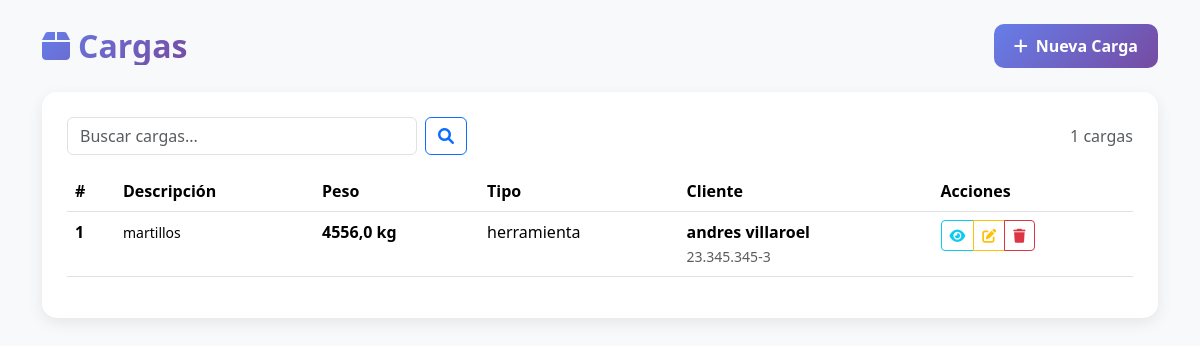
/transporte/cargas/, run on the app's committed database.
### transporte/models.py (models this page shows, shortened)
class Carga(models.Model):
    id = models.AutoField(primary_key=True)
    descripcion = models.CharField(max_length=255)
    peso_kg = models.FloatField()
    tipo_mercancia = models.CharField(max_length=50)
    valor_estimado = models.DecimalField(max_digits=10, decimal_places=2)
    cliente = models.ForeignKey(Cliente, on_delete=models.CASCADE, related_name='cargas')

class Cliente(models.Model):
    id = models.AutoField(primary_key=True)
    nombre = models.CharField(max_length=100)
    rut = models.CharField(max_length=12, unique=True)
    telefono = models.CharField(max_length=15, blank=True, null=True)
    direccion = models.CharField(max_length=200)

### transporte/views.py (the view)
# urls.py: path('cargas/', views.cargas_listado, name='cargas_listado'),
def cargas_listado(request):
    query = request.GET.get('q')
    if query:
        cargas = Carga.objects.filter(
            Q(descripcion__icontains=query) |
            Q(tipo_mercancia__icontains=query) |
            Q(cliente__nombre__icontains=query)
        )
    else:
        cargas = Carga.objects.all()
    return render(request, "transporte/cargas/listado_cargas.html", {"cargas": cargas})

### transporte/templates/transporte/cargas/listado_cargas.html (shortened to what this page needs)
{% load static %}
<!DOCTYPE html>
<html lang="es">
<head>
    <link href="https://cdn.jsdelivr.net/npm/bootstrap@5.3.2/dist/css/bootstrap.min.css" rel="stylesheet">
    <link rel="stylesheet" href="https://cdnjs.cloudflare.com/ajax/libs/font-awesome/6.0.0/css/all.min.css">
</head>
<body>
<div class="container py-4">
    <div class="d-flex justify-content-between align-items-center mb-4">
        <h2 class="title m-0">
            <i class="fas fa-box me-2"></i>Cargas
        </h2>
        <a href="{% url 'transporte:carga_crear' %}" class="btn btn-primary">
            <i class="fas fa-plus me-2"></i>Nueva Carga
        </a>
    </div>
    <div class="table-container">
        <div class="d-flex justify-content-between align-items-center mb-3">
            <form class="d-flex" method="get" style="flex: 1; max-width: 400px;">
                <input class="form-control me-2" type="search" name="q" placeholder="Buscar cargas..." value="{{ request.GET.q }}">
                <button class="btn btn-outline-primary" type="submit">
                    <i class="fas fa-search"></i>
                </button>
            </form>
            <span class="text-muted">{{ cargas.count }} cargas</span>
        </div>
        <div class="table-responsive">
            <table class="table table-hover">
                <thead>
                    <tr>
                        <th>#</th>
                        <th>Descripción</th>
                        <th>Peso</th>
                        <th>Tipo</th>
                        <th>Cliente</th>
                        <th>Acciones</th>
                    </tr>
                </thead>
                <tbody>
                    {% for c in cargas %}
                    <tr>
                        <td><strong>{{ c.id }}</strong></td>
                        <td>
                            <small>{{ c.descripcion|truncatewords:4 }}</small>
                        </td>
                        <td><strong>{{ c.peso_kg }} kg</strong></td>
                        <td>{{ c.tipo_mercancia }}</td>
                        <td>
                            <div class="fw-bold">{{ c.cliente.nombre }}</div>
                            <small class="text-muted">{{ c.cliente.rut }}</small>
                        </td>
                        <td>
                            <div class="btn-group btn-group-sm">
                                <a href="{% url 'transporte:carga_detalle' c.id %}" class="btn btn-outline-info">
                                    <i class="fas fa-eye"></i>
                                </a>
                                <a href="{% url 'transporte:carga_editar' c.id %}" class="btn btn-outline-warning">
                                    <i class="fas fa-edit"></i>
                                </a>
                                <a href="{% url 'transporte:carga_eliminar' c.id %}" class="btn btn-outline-danger">
                                    <i class="fas fa-trash"></i>
                                </a>
                            </div>
                        </td>
                    </tr>
                    {% endfor %}
                </tbody>
            </table>
        </div>
    </div>
</div>
</body>
</html>

### transporte/templates/transporte/cargas/listado_cargas.html (style rules this page uses)
body { background: #f8f9fa; }
.table-container { background: white; padding: 25px; border-radius: 15px; box-shadow: 0 5px 15px rgba(0,0,0,.08); }
.title { font-weight: 700; color: #2c3e50; background: linear-gradient(135deg, #667eea 0%, #764ba2 100%); -webkit-background-clip: text; -webkit-text-fill-color: transparent; }
.btn-primary { background: linear-gradient(135deg, #667eea 0%, #764ba2 100%); border: none; border-radius: 10px; padding: 10px 20px; font-weight: 600; }
.table thead { background: linear-gradient(135deg, #667eea 0%, #764ba2 100%); color: white; }

### data on the page
Carga: id "1", descripcion "martillos", peso_kg "4556,0", tipo_mercancia "herramienta", cliente.nombre "andres villaroel", cliente.rut "23.345.345-3"

### other printed values
{{ cargas.count }} "1"
